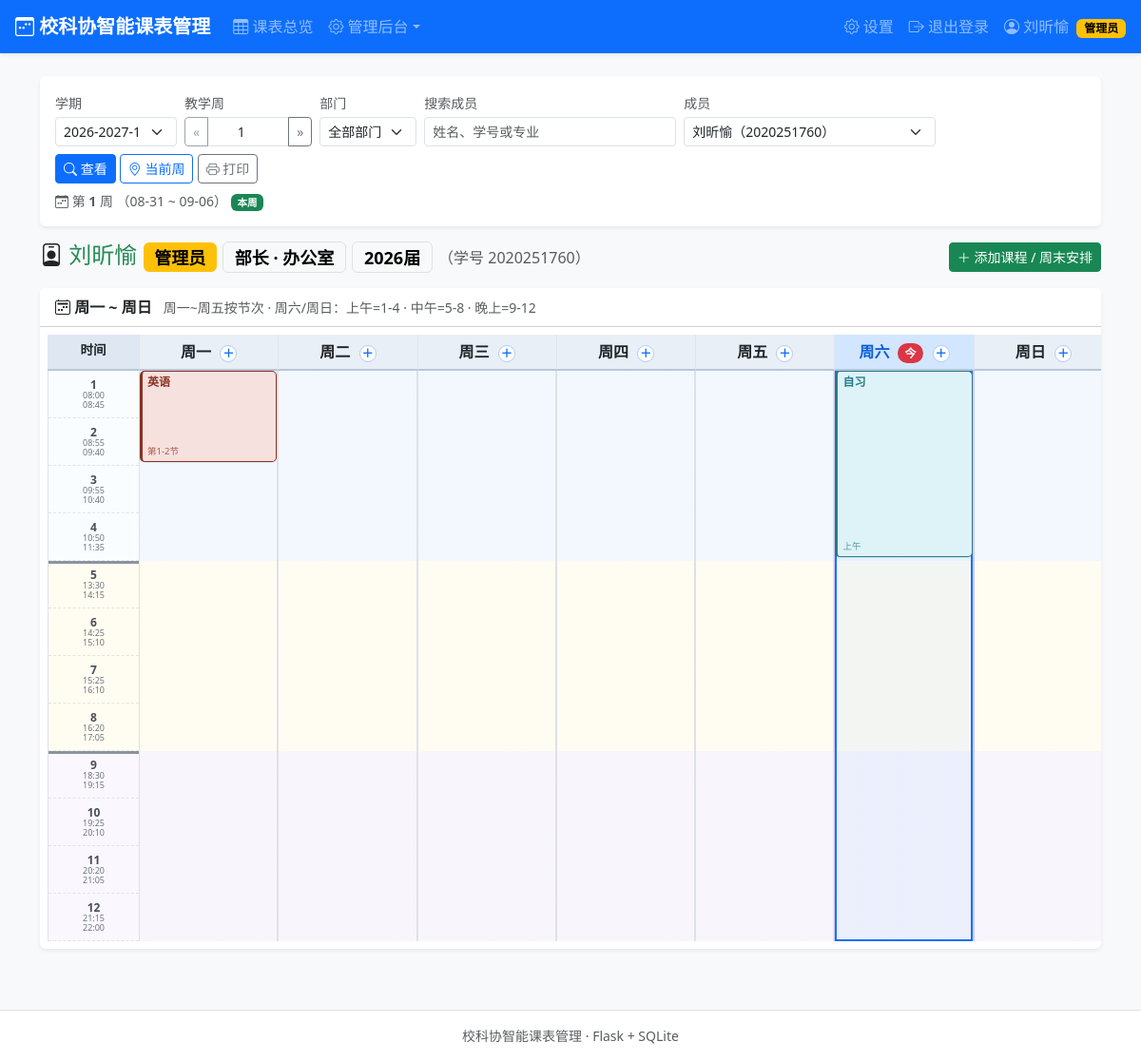
The app's page /schedule?user=4 (signed in), older data.
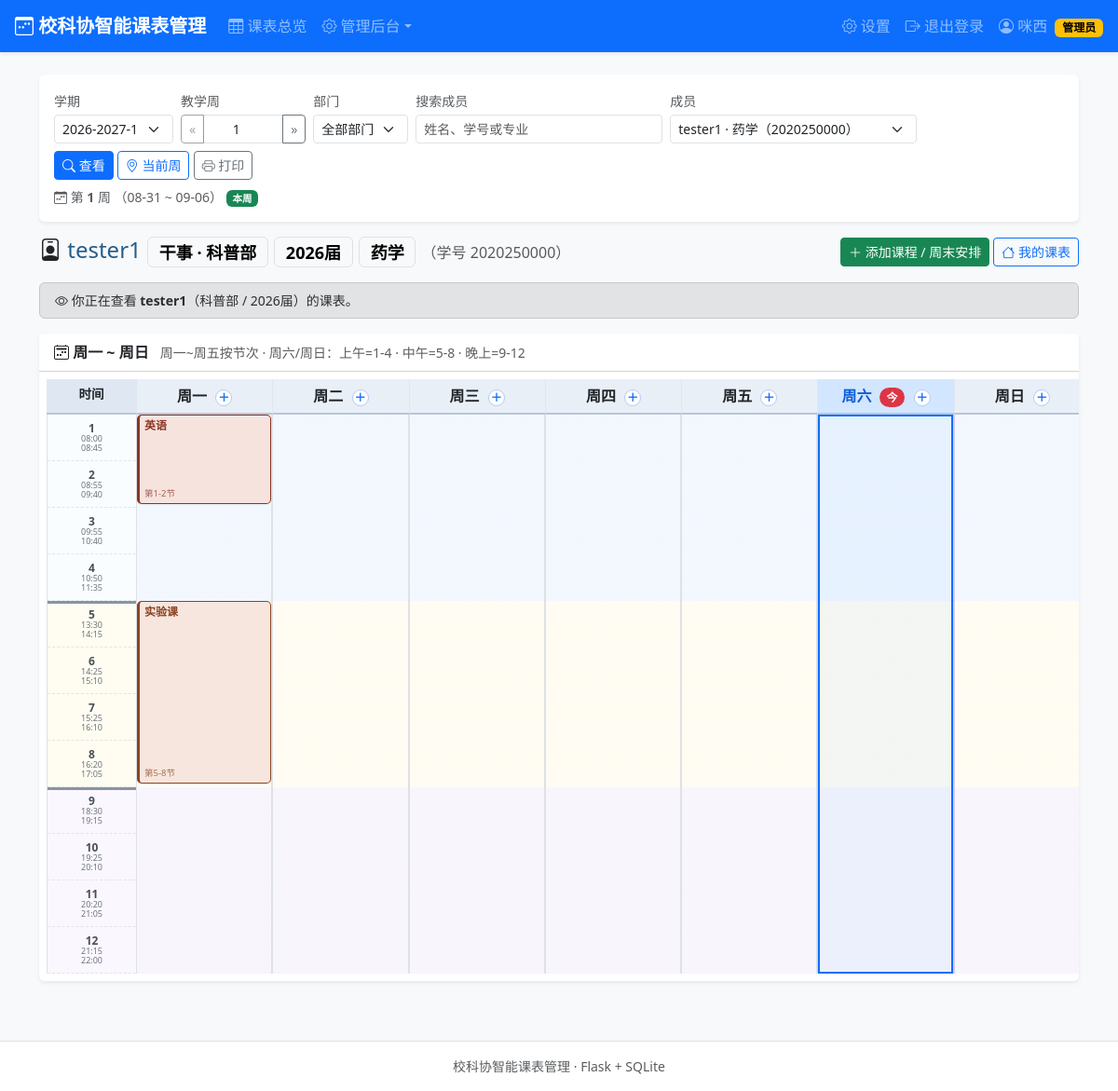
The same page, newer data.
### tables this page shows
CREATE TABLE users (
        id            INTEGER PRIMARY KEY AUTOINCREMENT,
        student_id    TEXT NOT NULL UNIQUE,
        password_hash TEXT NOT NULL,
        name          TEXT NOT NULL,
        identity      TEXT NOT NULL,               -- 主席/部长/干事
        department    TEXT,                        -- 主席可以为空
        cohort        INTEGER NOT NULL,            -- 届数，如 2026
        role          TEXT NOT NULL DEFAULT 'member',  -- admin/member
        created_at    TEXT NOT NULL
    , major TEXT NOT NULL DEFAULT '');

CREATE TABLE courses (
        id            INTEGER PRIMARY KEY AUTOINCREMENT,
        user_id       INTEGER NOT NULL REFERENCES users(id)    ON DELETE CASCADE,
        semester_id   INTEGER NOT NULL REFERENCES semesters(id) ON DELETE CASCADE,
        name          TEXT NOT NULL,
        day           INTEGER NOT NULL,            -- 1-7 (周一..周日)
        start_period  INTEGER,                     -- 周一~周五 用节次
        end_period    INTEGER,
        weekend_slot  TEXT,                        -- 周六/周日 用时段 morning/noon/evening
        start_week    INTEGER NOT NULL,
        end_week      INTEGER NOT NULL,
        week_type     TEXT NOT NULL DEFAULT 'all', -- all/odd/even
        created_at    TEXT NOT NULL
    );

### app.py (the view)
@app.route("/schedule")
@login_required
def schedule():
    me = get_current_user()
    semester = resolve_semester(request.args.get("semester_id", type=int))
    total_weeks = semester["total_weeks"] if semester else 0
    week = request.args.get("week", type=int)
    if semester is None:
        week = 1
    elif not week or week < 1:
        week = current_week(semester)
    elif week > total_weeks:
        week = total_weeks
    target_id = request.args.get("user", type=int)
    target = None
    if target_id:
        target = query_one("SELECT * FROM users WHERE id = ?", (target_id,))
    if target is None:
        target = me
        target_id = me["id"]
    manageable = (me["role"] == "admin") or (target_id == me["id"])
    member_search = (request.args.get("member_search") or "").strip()
    if member_search:
        like = f"%{member_search}%"
        members = query(
            "SELECT * FROM users WHERE name LIKE ? OR student_id LIKE ? OR major LIKE ? "
            "ORDER BY name ASC, student_id ASC",
            (like, like, like),
        )
    else:
        members = query("SELECT * FROM users ORDER BY name ASC, student_id ASC")
    departments = DEPARTMENTS + ["无部门"]
    grid_layout = {d: [] for d in range(1, 8)}
    if semester:
        rows = query(
            "SELECT * FROM courses WHERE user_id=? AND semester_id=?",
            (target_id, semester["id"]),
        )
        for r in rows:
            if not course_in_week(r, week):
                continue
            d = r["day"]
            if d <= 5 and r["start_period"]:
                grid_layout[d].append(dict(r))
            elif d >= 6 and r["weekend_slot"] in WEEKEND_SLOT_BLOCKS:
                b = WEEKEND_SLOT_BLOCKS[r["weekend_slot"]]
                it = dict(r)
                it["start_period"] = b[0]
                it["end_period"] = b[1]
                grid_layout[d].append(it)
    for d in range(1, 8):
        grid_layout[d] = layout_day(grid_layout[d])
    today_col = None
    current_week_no = 1
    week_start = week_end = None
    if semester:
        current_week_no = current_week(semester)
        wstart = parse_date(semester["start_date"])
        if wstart:
            ws = wstart + timedelta(days=(week - 1) * 7)
            week_start = ws
            week_end = ws + timedelta(days=6)
            today = date.today()
            if ws.toordinal() <= today.toordinal() <= week_end.toordinal():
                today_col = (today.isoweekday() % 7) or 7
    return render_template(
        "schedule.html",
        me=me,
        target=target,
        target_color=stable_color(target["name"] + "-" + str(target["id"]))[1],
        members=members,
        member_search=member_search,
        departments=departments,
        semester=semester,
        semesters=query("SELECT * FROM semesters ORDER BY id DESC"),
        week=week,
        total_weeks=total_weeks,
        grid_layout=grid_layout,
        course_style=course_style,
        manageable=manageable,
        today_col=today_col,
        today_marker=date.today().isoformat(),
        current_week_no=current_week_no,
        week_start=week_start,
        week_end=week_end,
        row_h=ROW_H,
        WEEK_NAMES=WEEK_NAMES,
        WEEKEND_SLOTS=WEEKEND_SLOTS,
        period_times=PERIOD_TIMES,
    )

### app.py (called while the page is built)
def get_db():
    if "db" not in g:
        conn = sqlite3.connect(DB_PATH)
        conn.row_factory = sqlite3.Row
        conn.execute("PRAGMA foreign_keys = ON")
        g.db = conn
    return g.db

def query(sql, args=()):
    return get_db().execute(sql, args).fetchall()

def query_one(sql, args=()):
    return get_db().execute(sql, args).fetchone()

def login_required(view):
    @wraps(view)
    def wrapped(*args, **kwargs):
        if session.get("user_id") is None:
            flash("请先登录", "warning")
            return redirect(url_for("login", next=request.full_path if request.query_string else url_for("index")))
        return view(*args, **kwargs)
    return wrapped

def get_current_user():
    uid = session.get("user_id")
    if uid is None:
        return None
    return query_one("SELECT * FROM users WHERE id = ?", (uid,))

def parse_date(s):
    try:
        return datetime.strptime(s, "%Y-%m-%d").date()
    except (ValueError, TypeError):
        return None

def active_semester():
    s = query_one("SELECT * FROM semesters WHERE is_active = 1 ORDER BY id DESC LIMIT 1")
    if s is None:
        s = query_one("SELECT * FROM semesters ORDER BY id LIMIT 1")
    return s

### templates/schedule.html (shortened to what the changed rows need)
{% extends "base.html" %}
{% macro su(sem, w, u) -%}
  {{ url_for('schedule',
     semester_id=(sem if sem is not none else (semester.id if semester else none)),
     week=(w if w is not none else week),
    user=(u if u is not none else target.id),
    member_search=member_search) }}
{%- endmacro %}
{% block content %}
<div class="card shadow-sm mb-3 d-print-none">
  <div class="card-body py-3">
    <form method="get" action="{{ url_for('schedule') }}" id="scheduleFilterForm" class="row g-2 align-items-end">
      <div class="col-md-3">
        <label class="form-label small mb-1 text-muted">成员</label>
        <select class="form-select form-select-sm" name="user" id="memberSelect">
          {% for m in members %}
          <option value="{{ m.id }}" data-dept="{{ m.department or '' }}"
                  {% if m.id == target.id %}selected{% endif %}>{{ m.name }}{% if m.major %} · {{ m.major }}{% endif %}（{{ m.student_id }}）</option>
          {% endfor %}
        </select>
      </div>
    </form>
  </div>
</div>
<div class="d-flex flex-wrap align-items-center gap-2 mb-3">
  <h4 class="mb-0"><i class="bi bi-person-badge"></i>
    <span style="color:{{ target_color }}">{{ target.name }}</span>
  {% if target.role == 'admin' %}<span class="badge text-bg-warning align-middle">管理员</span>{% endif %}
    <span class="badge text-bg-light border align-middle">
      {{ target.identity }}
      {% if target.identity == '主席' %} <i class="bi bi-star-fill text-warning"></i>
      {% elif target.department %} · {{ target.department }}
      {% endif %}
    </span>
    <span class="badge text-bg-light border align-middle">{{ target.cohort }}届</span>
    {% if target.major %}<span class="badge text-bg-light border align-middle">{{ target.major }}</span>{% endif %}
    <span class="text-muted fs-6 fw-normal">（学号 {{ target.student_id }}）</span>
  </h4>
  <div class="ms-auto d-print-none">
    {% if manageable and semester %}
      <a class="btn btn-success btn-sm" href="{{ url_for('course_new', semester_id=semester.id, week=week, user=target.id) }}">
        <i class="bi bi-plus-lg"></i> 添加课程 / 周末安排
      </a>
    {% elif manageable and not semester %}
      <span class="text-muted small">需先由管理员创建学期，方可录入课程</span>
    {% endif %}
    {% if target.id != me.id %}
      <a class="btn btn-outline-primary btn-sm" href="{{ su(semester.id if semester else none, week, me.id) }}"><i class="bi bi-house"></i> 我的课表</a>
    {% endif %}
  </div>
</div>
{% if target.id != me.id %}
<div class="alert alert-secondary py-2 small d-print-none"><i class="bi bi-eye"></i>
  你正在查看 <strong>{{ target.name }}</strong>（{{ target.department or '主席' }} / {{ target.cohort }}届）的课表{% if not manageable %}（只读）{% endif %}。
</div>
{% endif %}
{% if not semester %}
  <div class="alert alert-warning shadow-sm">
    <i class="bi bi-exclamation-triangle"></i> 尚未创建学期，请 <a href="{{ url_for('admin_semesters') }}" class="alert-link">管理员前往学期管理</a> 创建并激活学期。
  </div>
{% else %}
<div class="card shadow-sm mb-3">
  <div class="card-header bg-white py-2">
  </div>
  <div class="card-body p-2 overflow-auto">
    {% set has_any = grid_layout[1] or grid_layout[2] or grid_layout[3] or grid_layout[4] or grid_layout[5]
                     or grid_layout[6] or grid_layout[7] %}
    {% if not has_any %}
      <div class="text-center text-muted py-4">
        <i class="bi bi-inbox" style="font-size:2rem"></i>
        <p class="mb-0 mt-2">本周（第{{ week }}周）没有任何课程 / 安排记录</p>
      </div>
    {% else %}
    <div class="tt-grid">
      <div class="tt-head time-head">时间</div>
      {% for d in range(1, 8) %}
      <div class="tt-head day-head {{ 'today' if today_col == d else '' }}">{{ WEEK_NAMES[d] }}
        {% if today_col == d %}<span class="badge text-bg-danger rounded-pill ms-1">今</span>{% endif %}
        {% if manageable and semester %}
          <a class="tt-add d-print-none" href="{{ url_for('course_new', semester_id=semester.id, week=week, user=target.id, day=d) }}"
             title="在{{ WEEK_NAMES[d] }}添加">＋</a>
        {% endif %}
      </div>
      {% endfor %}
      <div class="tt-axis" style="height:{{ 12*row_h }}px">
        {% for sec, label in [('morning','上午'),('afternoon','下午'),('evening','晚上')] %}
          {% set lo = {'morning':1,'afternoon':5,'evening':9}[sec] %}
          {% set hi = {'morning':4,'afternoon':8,'evening':12}[sec] %}
          <div class="axis-sec sec-{{ sec }}">
          </div>
        {% endfor %}
      </div>
      {% for d in range(1, 8) %}
      <div class="tt-col {{ 'today' if today_col == d else '' }} {{ 'is-weekend' if d >= 6 else '' }}"
           style="height:{{ 12*row_h }}px">
        {% for cell in grid_layout[d] %}
          {% set r = cell.item %}
          {% if r.weekend_slot %}
            {% set sub = WEEKEND_SLOTS[r.weekend_slot] %}
          {% else %}
            {% set sub = '第%d-%d节'|format(r.start_period, r.end_period) if r.start_period != r.end_period else '第%d节'|format(r.start_period) %}
          {% endif %}
          <div class="tt-item {{ 'tt-item-weekend' if r.weekend_slot else '' }}"
               style="top:{{ cell.top }}px;height:{{ cell.height }}px;left:{{ cell.left }}%;width:{{ cell.width }}%;
                      {{ course_style(r) }}"
               title="{{ r.name }} · {{ sub }} · {{ week_text(r.start_week, r.end_week, r.week_type) }}">
            <div class="ti-body">
              <div class="ti-name">{{ r.name }}</div>
              <div class="ti-sub">{{ sub }}</div>
            </div>
          </div>
        {% endfor %}
      </div>
      {% endfor %}
    </div>
    {% endif %}
  </div>
</div>
{% endif %}
{% endblock %}

### templates/base.html (shortened to what this page needs)
<!DOCTYPE html>
<html lang="zh-CN">
<head>
  <link href="https://cdn.jsdelivr.net/npm/bootstrap@5.3.3/dist/css/bootstrap.min.css" rel="stylesheet">
  <link href="https://cdn.jsdelivr.net/npm/bootstrap-icons@1.11.3/font/bootstrap-icons.min.css" rel="stylesheet">
  <link href="{{ url_for('static', filename='style.css') }}" rel="stylesheet">
</head>
<body class="bg-light">
{% if session.get('user_id') %}
<nav class="navbar navbar-expand-lg navbar-dark bg-primary shadow-sm sticky-top">
  <div class="container-fluid px-3">
    <a class="navbar-brand fw-bold" href="{{ url_for('schedule') }}">
      <i class="bi bi-calendar3-week"></i> 校科协智能课表管理
    </a>
    <div class="collapse navbar-collapse" id="navMain">
      <ul class="navbar-nav me-auto">
        <li class="nav-item"><a class="nav-link" href="{{ url_for('schedule') }}"><i class="bi bi-table"></i> 课表总览</a></li>
        {% if session.get('role') == 'admin' %}
        <li class="nav-item dropdown">
          <a class="nav-link dropdown-toggle" href="#" role="button" data-bs-toggle="dropdown"><i class="bi bi-gear"></i> 管理后台</a>
        </li>
        {% endif %}
      </ul>
      <ul class="navbar-nav">
        <li class="nav-item"><a class="nav-link" href="{{ url_for('settings') }}"><i class="bi bi-gear"></i> 设置</a></li>
        <li class="nav-item">
          <a class="nav-link" href="{{ url_for('logout') }}"><i class="bi bi-box-arrow-right"></i> 退出登录</a>
        </li>
      </ul>
      <span class="navbar-text ms-2">
        <i class="bi bi-person-circle"></i> {{ session.get('name') }}
        {% if session.get('role') == 'admin' %}<span class="badge text-bg-warning ms-1">管理员</span>{% endif %}
      </span>
    </div>
  </div>
</nav>
{% endif %}
<main class="container py-4">
  {% block content %}{% endblock %}
</main>
<footer class="text-center text-muted small py-3 border-top bg-white mt-4">
  校科协智能课表管理 · Flask + SQLite
</footer>
</body>
</html>

Row changes from the older to the newer data that the page shows:
no longer on this page (row edited): users: get "刘昕愉", name "刘昕愉", identity "部长", department "办公室", cohort "2026", student_id "2020251760"
no longer on this page (row unchanged): courses: name "自习"
added users: name "tester1", identity "干事", department "科普部", cohort "2026", major "药学", student_id "2020250000"
added courses: name "实验课"
Text that changed along with them:
{{ session.get('name') }}: (not shown) → "咪西"
form field user: "刘昕愉（2020251760）" → "tester1 · 药学（2020250000）"
text no longer shown: "管理员"
text now shown: "我的课表 你正在查看 （ / 届）的课表 。"
new list line: "第5-8节"
list line gone: "上午"
